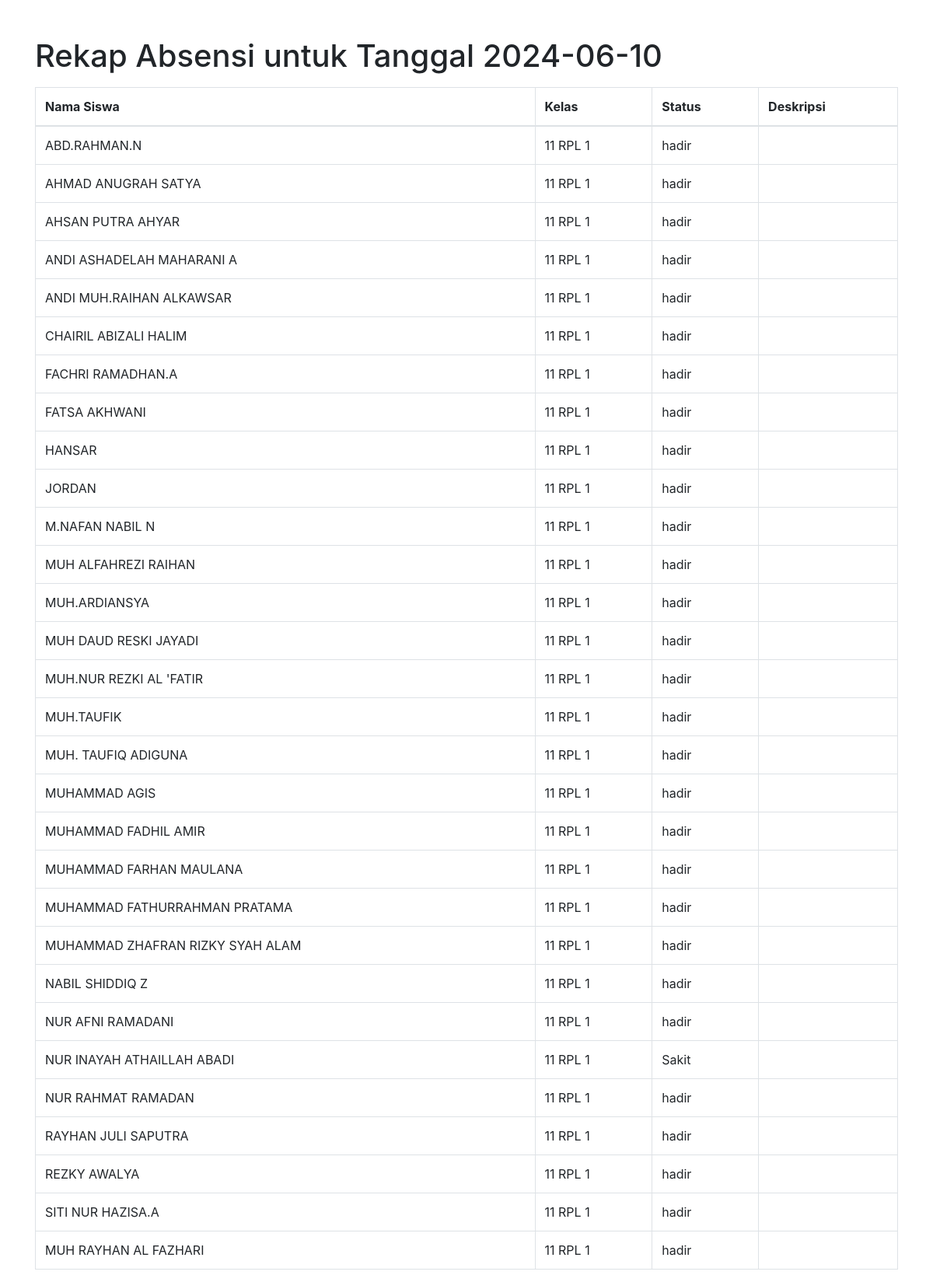
/rekap_absensi.php?tanggal=2024-06-10 (signed in), run on the app's committed database.
### tables this page shows
CREATE TABLE `absensi` (
  `id` int(11) NOT NULL,
  `id_siswa` int(11) NOT NULL,
  `tanggal` date NOT NULL,
  `status` enum('hadir','Alfa','Sakit','Izin') NOT NULL,
  `deskripsi` varchar(255) NOT NULL
);

CREATE TABLE `siswa` (
  `id` int(11) NOT NULL,
  `nama` varchar(255) NOT NULL,
  `nis` varchar(255) NOT NULL,
  `nisn` varchar(255) NOT NULL,
  `alamat` varchar(255) NOT NULL,
  `tgl_lahir` date NOT NULL,
  `id_kelas` int(11) DEFAULT NULL
);

CREATE TABLE `tb_kelas` (
  `id` int(20) NOT NULL,
  `nama` varchar(25) NOT NULL,
  `id_ketua_kelas` int(25) NOT NULL
);

### rekap_absensi.php (the view, shortened to what this page needs)
<?php
include('db.php');
$tanggal = isset($_GET['tanggal']) ? $_GET['tanggal'] : date('Y-m-d');
$sql = "
    SELECT absensi.*, siswa.nama AS nama_siswa, tb_kelas.nama AS nama_kelas
    FROM absensi
    INNER JOIN siswa ON absensi.id_siswa = siswa.id
    INNER JOIN tb_kelas ON siswa.id_kelas = tb_kelas.id
    WHERE absensi.tanggal = '$tanggal'
";
$absensi_result = $conn->query($sql);
?>
<!DOCTYPE html>
<html>
<head>
    <link rel="stylesheet" href="https://maxcdn.bootstrapcdn.com/bootstrap/4.0.0/css/bootstrap.min.css">
</head>
<body>
    <div class="container">
        <h1 class="mt-5">Rekap Absensi untuk Tanggal <?php echo $tanggal; ?></h1>
        <table class="table table-bordered mt-3">
            <thead>
                <tr>
                    <th>Nama Siswa</th>
                    <th>Kelas</th>
                    <th>Status</th>
                    <th>Deskripsi</th>
                </tr>
            </thead>
            <tbody>
                <?php while($row = $absensi_result->fetch_assoc()) { ?>
                <tr>
                    <td><?php echo $row['nama_siswa']; ?></td>
                    <td><?php echo $row['nama_kelas']; ?></td>
                    <td><?php echo $row['status']; ?></td>
                    <td><?php echo $row['deskripsi']; ?></td>
                </tr>
                <?php } ?>
            </tbody>
        </table>
    </div>
</body>
</html>

### data on the page
absensi: id_siswa.nama "ABD.RAHMAN.N", tb_kelas.nama "11 RPL 1", status "hadir"
absensi: id_siswa.nama "AHMAD ANUGRAH SATYA", tb_kelas.nama "11 RPL 1", status "hadir"
absensi: id_siswa.nama "AHSAN PUTRA AHYAR", tb_kelas.nama "11 RPL 1", status "hadir"
absensi: id_siswa.nama "ANDI ASHADELAH MAHARANI A", tb_kelas.nama "11 RPL 1", status "hadir"
absensi: id_siswa.nama "ANDI MUH.RAIHAN ALKAWSAR", tb_kelas.nama "11 RPL 1", status "hadir"
absensi: id_siswa.nama "CHAIRIL ABIZALI HALIM", tb_kelas.nama "11 RPL 1", status "hadir"
absensi: id_siswa.nama "FACHRI RAMADHAN.A", tb_kelas.nama "11 RPL 1", status "hadir"
absensi: id_siswa.nama "FATSA AKHWANI", tb_kelas.nama "11 RPL 1", status "hadir"
absensi: id_siswa.nama "HANSAR", tb_kelas.nama "11 RPL 1", status "hadir"
absensi: id_siswa.nama "JORDAN", tb_kelas.nama "11 RPL 1", status "hadir"
absensi: id_siswa.nama "M.NAFAN NABIL N", tb_kelas.nama "11 RPL 1", status "hadir"
absensi: id_siswa.nama "MUH ALFAHREZI RAIHAN", tb_kelas.nama "11 RPL 1", status "hadir"
absensi: id_siswa.nama "MUH.ARDIANSYA", tb_kelas.nama "11 RPL 1", status "hadir"
absensi: id_siswa.nama "MUH DAUD RESKI JAYADI", tb_kelas.nama "11 RPL 1", status "hadir"
absensi: id_siswa.nama "MUH.NUR REZKI AL 'FATIR", tb_kelas.nama "11 RPL 1", status "hadir"
absensi: id_siswa.nama "MUH.TAUFIK", tb_kelas.nama "11 RPL 1", status "hadir"
absensi: id_siswa.nama "MUH. TAUFIQ ADIGUNA", tb_kelas.nama "11 RPL 1", status "hadir"
absensi: id_siswa.nama "MUHAMMAD AGIS", tb_kelas.nama "11 RPL 1", status "hadir"
absensi: id_siswa.nama "MUHAMMAD FADHIL AMIR", tb_kelas.nama "11 RPL 1", status "hadir"
absensi: id_siswa.nama "MUHAMMAD FARHAN MAULANA", tb_kelas.nama "11 RPL 1", status "hadir"
absensi: id_siswa.nama "MUHAMMAD FATHURRAHMAN PRATAMA", tb_kelas.nama "11 RPL 1", status "hadir"
absensi: id_siswa.nama "MUHAMMAD ZHAFRAN RIZKY SYAH ALAM", tb_kelas.nama "11 RPL 1", status "hadir"
absensi: id_siswa.nama "NABIL SHIDDIQ Z", tb_kelas.nama "11 RPL 1", status "hadir"
absensi: id_siswa.nama "NUR AFNI RAMADANI", tb_kelas.nama "11 RPL 1", status "hadir"
absensi: id_siswa.nama "NUR INAYAH ATHAILLAH ABADI", tb_kelas.nama "11 RPL 1", status "Sakit"
absensi: id_siswa.nama "NUR RAHMAT RAMADAN", tb_kelas.nama "11 RPL 1", status "hadir"
absensi: id_siswa.nama "RAYHAN JULI SAPUTRA", tb_kelas.nama "11 RPL 1", status "hadir"
absensi: id_siswa.nama "REZKY AWALYA", tb_kelas.nama "11 RPL 1", status "hadir"
absensi: id_siswa.nama "SITI NUR HAZISA.A", tb_kelas.nama "11 RPL 1", status "hadir"
absensi: id_siswa.nama "MUH RAYHAN AL FAZHARI", tb_kelas.nama "11 RPL 1", status "hadir"

### other printed values
$tanggal "2024-06-10"
